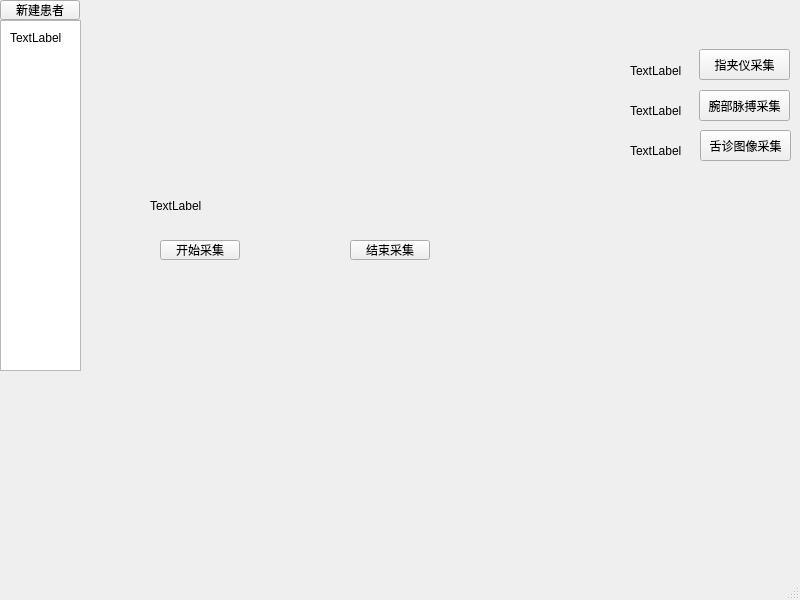
<?xml version="1.0" encoding="UTF-8"?>
<ui version="4.0">
 <class>MainWindow</class>
 <widget class="QMainWindow" name="MainWindow">
  <property name="geometry">
   <rect>
    <x>0</x>
    <y>0</y>
    <width>800</width>
    <height>600</height>
   </rect>
  </property>
  <property name="windowTitle">
   <string>MainWindow</string>
  </property>
  <widget class="QWidget" name="centralwidget">
   <widget class="QPushButton" name="newPatientButton">
    <property name="geometry">
     <rect>
      <x>0</x>
      <y>0</y>
      <width>80</width>
      <height>20</height>
     </rect>
    </property>
    <property name="text">
     <string>新建患者</string>
    </property>
   </widget>
   <widget class="QListWidget" name="patientListWidget">
    <property name="geometry">
     <rect>
      <x>0</x>
      <y>20</y>
      <width>81</width>
      <height>351</height>
     </rect>
    </property>
   </widget>
   <widget class="QLabel" name="patientInfoLabel">
    <property name="geometry">
     <rect>
      <x>10</x>
      <y>30</y>
      <width>61</width>
      <height>16</height>
     </rect>
    </property>
    <property name="text">
     <string>TextLabel</string>
    </property>
   </widget>
   <widget class="QPushButton" name="startFingerButton">
    <property name="geometry">
     <rect>
      <x>699</x>
      <y>49</y>
      <width>91</width>
      <height>31</height>
     </rect>
    </property>
    <property name="text">
     <string>指夹仪采集</string>
    </property>
   </widget>
   <widget class="QPushButton" name="startWristButton">
    <property name="geometry">
     <rect>
      <x>699</x>
      <y>90</y>
      <width>91</width>
      <height>31</height>
     </rect>
    </property>
    <property name="text">
     <string>腕部脉搏采集</string>
    </property>
   </widget>
   <widget class="QPushButton" name="startCameraButton">
    <property name="geometry">
     <rect>
      <x>700</x>
      <y>130</y>
      <width>91</width>
      <height>31</height>
     </rect>
    </property>
    <property name="text">
     <string>舌诊图像采集</string>
    </property>
   </widget>
   <widget class="QLabel" name="fingerStatusLabel">
    <property name="geometry">
     <rect>
      <x>630</x>
      <y>60</y>
      <width>61</width>
      <height>21</height>
     </rect>
    </property>
    <property name="text">
     <string>TextLabel</string>
    </property>
   </widget>
   <widget class="QLabel" name="wristStatusLabel">
    <property name="geometry">
     <rect>
      <x>630</x>
      <y>100</y>
      <width>61</width>
      <height>21</height>
     </rect>
    </property>
    <property name="text">
     <string>TextLabel</string>
    </property>
   </widget>
   <widget class="QLabel" name="cameraStatusLabel">
    <property name="geometry">
     <rect>
      <x>630</x>
      <y>140</y>
      <width>61</width>
      <height>21</height>
     </rect>
    </property>
    <property name="text">
     <string>TextLabel</string>
    </property>
   </widget>
   <widget class="QLabel" name="cameraPreviewLabel">
    <property name="geometry">
     <rect>
      <x>150</x>
      <y>50</y>
      <width>381</width>
      <height>311</height>
     </rect>
    </property>
    <property name="text">
     <string>TextLabel</string>
    </property>
   </widget>
   <widget class="QPushButton" name="stopAllDataCollection">
    <property name="geometry">
     <rect>
      <x>350</x>
      <y>240</y>
      <width>80</width>
      <height>20</height>
     </rect>
    </property>
    <property name="text">
     <string>结束采集</string>
    </property>
   </widget>
   <widget class="QPushButton" name="startAllDataCollection">
    <property name="geometry">
     <rect>
      <x>160</x>
      <y>240</y>
      <width>80</width>
      <height>20</height>
     </rect>
    </property>
    <property name="text">
     <string>开始采集</string>
    </property>
   </widget>
  </widget>
  <widget class="QMenuBar" name="menubar">
   <property name="geometry">
    <rect>
     <x>0</x>
     <y>0</y>
     <width>800</width>
     <height>21</height>
    </rect>
   </property>
  </widget>
  <widget class="QStatusBar" name="statusbar"/>
 </widget>
 <resources/>
 <connections/>
</ui>
